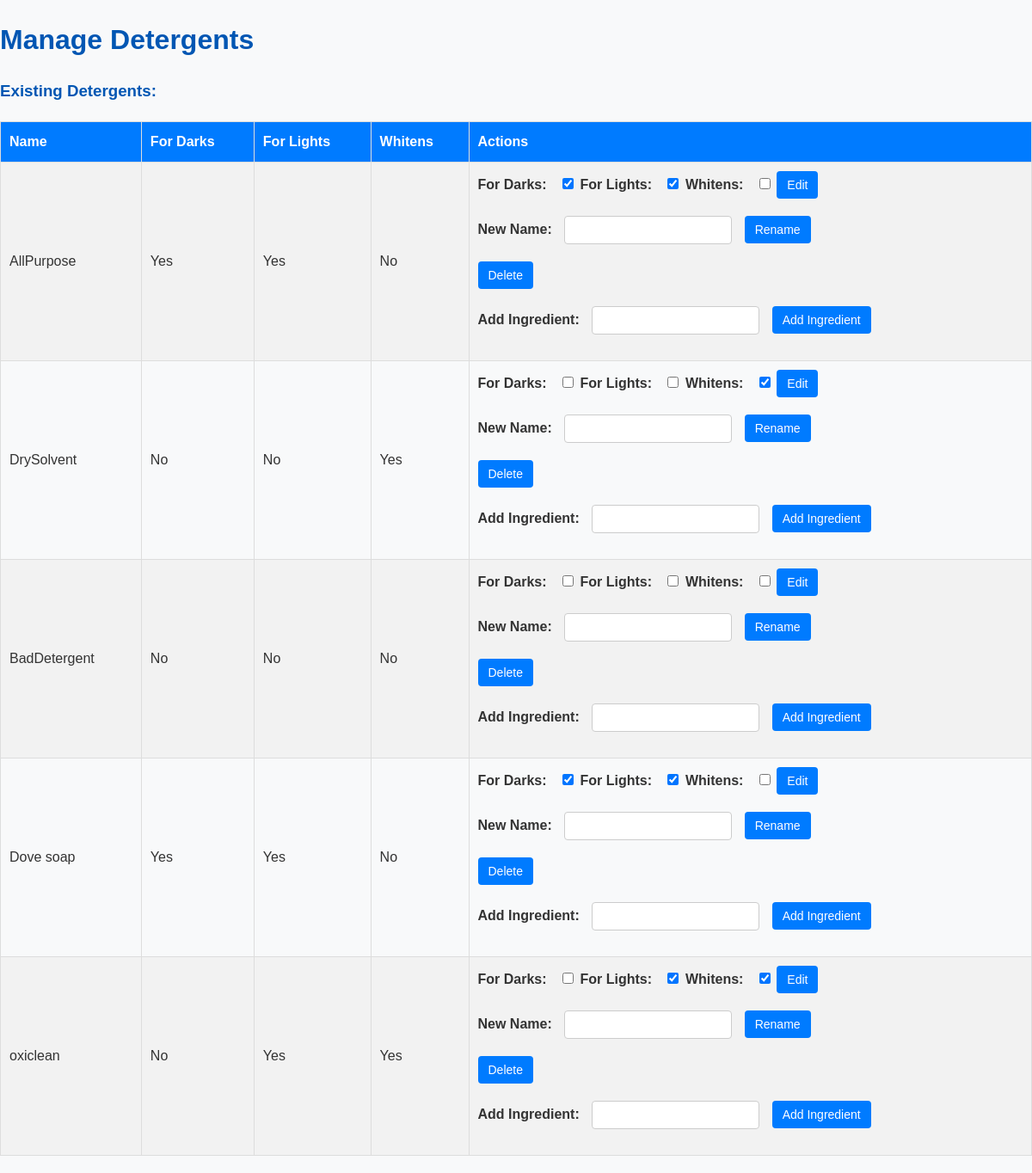
The page /edit/detergent on the database its author committed.
### tables this page shows
CREATE TABLE detergent (
  name VARCHAR(255) PRIMARY KEY,
  for_darks BOOLEAN,
  for_lights BOOLEAN,
  whitens BOOLEAN
);

### app.py (the view, shortened to what this page needs)
@app.route("/edit/detergent", methods=["GET", "POST"])
def edit_detergent():
    with get_db_connection() as conn:
        cursor = conn.cursor()
        cursor.execute("SELECT * FROM detergent;")
        detergents = [
            {
                "name": row["name"],
                "for_darks": row["for_darks"],
                "for_lights": row["for_lights"],
                "whitens": row["whitens"],
            }
            for row in cursor.fetchall()
        ]
    return render_template("edit_detergent.html", detergents=detergents)

### app.py (called while the page is built)
def get_db_connection():
    conn = sqlite3.connect("Checkpoint2-dbase.sqlite3")
    conn.row_factory = sqlite3.Row
    return conn

### templates/edit_detergent.html (shortened to what this page needs)
<!DOCTYPE html>
<html>
<head>
    <link rel="stylesheet" href="/static/css/styles.css">
</head>
<body>
    <h1>Manage Detergents</h1>
    <h3>Existing Detergents:</h3>
    <div id="detergent-table">
        <table border="1">
            <tr>
                <th>Name</th>
                <th>For Darks</th>
                <th>For Lights</th>
                <th>Whitens</th>
                <th>Actions</th>
            </tr>
            {% for detergent in detergents %}
            <tr>
                <td>{{ detergent.name }}</td>
                <td>{{ 'Yes' if detergent.for_darks else 'No' }}</td>
                <td>{{ 'Yes' if detergent.for_lights else 'No' }}</td>
                <td>{{ 'Yes' if detergent.whitens else 'No' }}</td>
                <td>
                    <form class="edit-form">
                        <label>For Darks:</label>
                        <input type="checkbox" name="for_darks" {% if detergent.for_darks %}checked{% endif %}>
                        <label>For Lights:</label>
                        <input type="checkbox" name="for_lights" {% if detergent.for_lights %}checked{% endif %}>
                        <label>Whitens:</label>
                        <input type="checkbox" name="whitens" {% if detergent.whitens %}checked{% endif %}>
                        <button type="submit">Edit</button>
                    </form>
                    <form class="rename-form">
                        <label>New Name:</label>
                        <input type="text" name="new_name" required>
                        <button type="submit">Rename</button>
                    </form>
                    <form class="delete-form">
                        <button type="submit">Delete</button>
                    </form>
                    <form class="add-ingredient-form">
                        <label>Add Ingredient:</label>
                        <input type="text" name="ingredient_name" required>
                        <button type="submit">Add Ingredient</button>
                    </form>
                </td>
            </tr>
            {% endfor %}
        </table>
    </div>
</body>
</html>

### static/css/styles.css (style rules this page uses)
body { font-family: Arial, sans-serif; line-height: 1.6; margin: 0; padding: 0; background-color: #f8f9fa; color: #333; }
h1, h2, h3 { color: #0056b3; margin-bottom: 15px; }
table { width: 100%; border-collapse: collapse; margin: 20px 0; }
th, td { padding: 10px; text-align: left; border: 1px solid #ddd; }
th { background-color: #007bff; color: white; }
tr:nth-child(even) { background-color: #f2f2f2; }
form { margin-bottom: 20px; }
label { font-weight: bold; margin-right: 10px; }
input[type="text"], input[type="number"], select { padding: 8px; border: 1px solid #ccc; border-radius: 4px; width: auto; margin-right: 10px; }
button { background-color: #007bff; color: white; border: none; border-radius: 4px; padding: 8px 12px; font-size: 14px; cursor: pointer; }

### rows shown on the page
detergent: name "AllPurpose", for_darks "Yes", for_lights "Yes", whitens "No", for_darks "☑", for_lights "☑"
detergent: name "DrySolvent", for_darks "No", for_lights "No", whitens "Yes", whitens "☑"
detergent: name "BadDetergent", for_darks "No", for_lights "No", whitens "No"
detergent: name "Dove soap", for_darks "Yes", for_lights "Yes", whitens "No", for_darks "☑", for_lights "☑"
detergent: name "oxiclean", for_darks "No", for_lights "Yes", whitens "Yes", for_lights "☑", whitens "☑"
